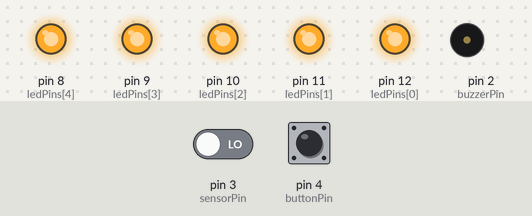
This sketch was run on a simulated Arduino Uno, built with avr-gcc and run on an emulated ATmega328P. On the bench: output pins drawn as LEDs (lit = HIGH), buzzer (waves = sounding, pin HIGH). Inputs (shaded band) come from the test bench; at power-on: pin 4 (buttonPin) LOW, pin 3 (sensorPin) LOW.

Above: at 1.2 s.
1.3 s: pin 4 (buttonPin) pulled HIGH for 0.15 s
At 2.1 s:
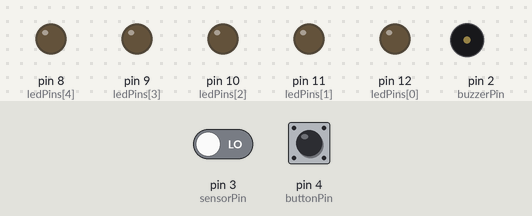
Timing chart, 0 to 4.3 s (numbered marks = the images above; inputs shaded):
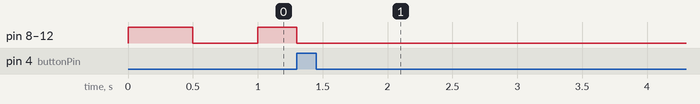

Measured:
- after the input at 1.3 s, pin 2 (buzzerPin): stops changing and stays LOW

The sketch:

Infrared_Alarm_System.ino
```cpp
const int sensorPin = 3;
const int buttonPin = 4;
const int buzzerPin = 2;

const int ledPins[5] = {12, 11, 10, 9, 8};

const int MONITORING = 0;
const int WAITING = 1;
const int ALARM = 2;
const int WAITING_SENSOR_CLEAR = 3;

int currentState = MONITORING;

unsigned long detectionTime = 0;
unsigned long blinkTime = 0;

bool ledsOn = false;

void setup() {
  pinMode(sensorPin, INPUT);
  pinMode(buttonPin, INPUT);
  pinMode(buzzerPin, OUTPUT);

  for (int i = 0; i < 5; i++) {
    pinMode(ledPins[i], OUTPUT);
  }

  setLeds(LOW);
  digitalWrite(buzzerPin, LOW);
}

void loop() {
  unsigned long currentTime = millis();

  bool objectDetected = digitalRead(sensorPin) == LOW;
  bool buttonPressed = digitalRead(buttonPin) == HIGH;

  if (currentState == MONITORING) {
    if (objectDetected) {
      detectionTime = currentTime;
      blinkTime = currentTime;

      ledsOn = true;
      setLeds(HIGH);

      currentState = WAITING;
    }
  }

  else if (currentState == WAITING) {
    if (currentTime - blinkTime >= 500) {
      blinkTime = currentTime;

      ledsOn = !ledsOn;
      setLeds(ledsOn);
    }

    if (buttonPressed) {
      setLeds(LOW);
      digitalWrite(buzzerPin, LOW);

      currentState = WAITING_SENSOR_CLEAR;
    }

    else if (currentTime - detectionTime >= 5000) {
      setLeds(HIGH);
      currentState = ALARM;
    }
  }

  else if (currentState == ALARM) {
    setLeds(HIGH);

    if (currentTime % 1000 < 30) {
      digitalWrite(buzzerPin, HIGH);
    } else {
      digitalWrite(buzzerPin, LOW);
    }

    if (buttonPressed) {
      digitalWrite(buzzerPin, LOW);
      setLeds(LOW);

      currentState = WAITING_SENSOR_CLEAR;
    }
  }

  else if (currentState == WAITING_SENSOR_CLEAR) {
    digitalWrite(buzzerPin, LOW);
    setLeds(LOW);

    if (!objectDetected && !buttonPressed) {
      currentState = MONITORING;
    }
  }
}

void setLeds(bool state) {
  for (int i = 0; i < 5; i++) {
    digitalWrite(ledPins[i], state);
  }
}
```
